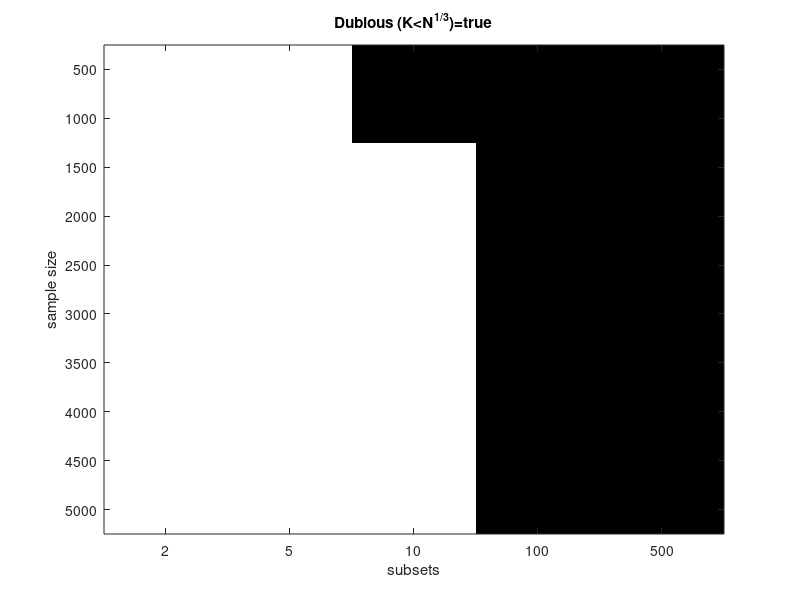
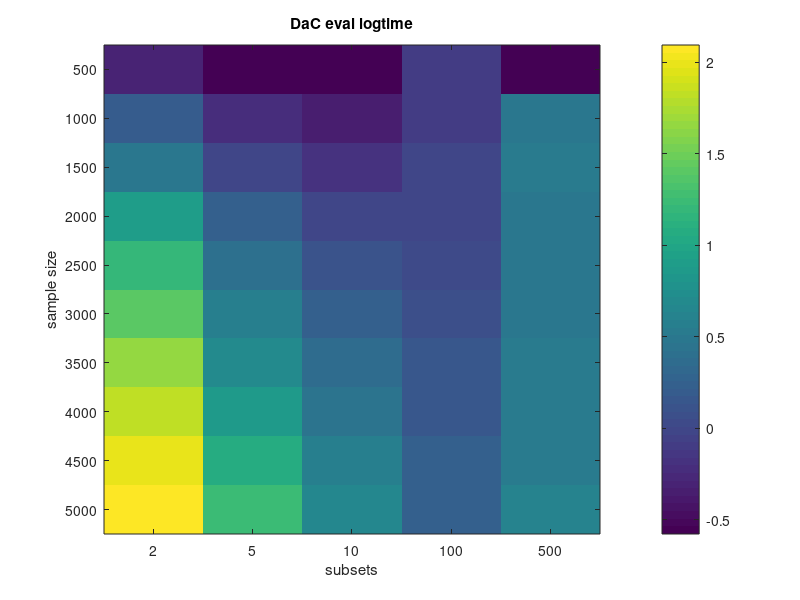
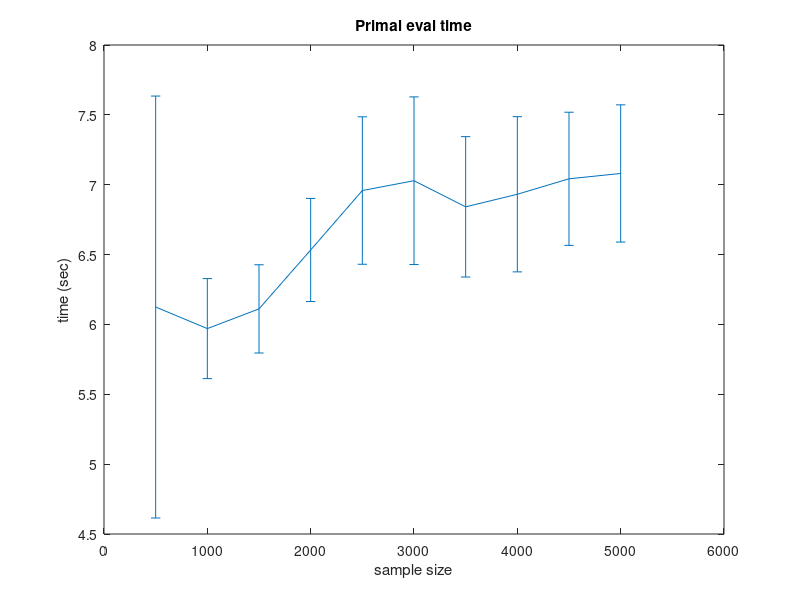
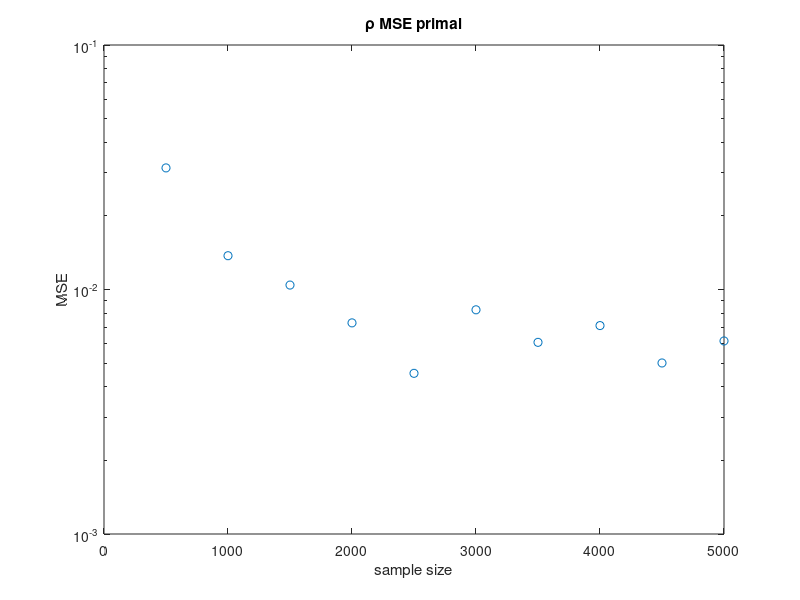

MATLAB code for these plots, in order:
%% plot hyperparameter results

clear all;close all;
load('simout/Hyperpar_range');%'tprimal','tdual','hprsP','hprsD','sampszs','subsets','rho','signse','flagD','nk'

%% Plot conditions that do not meet subset sampling criterion of
figure;imagesc(squeeze(flagD(1,:,:)))
xticklabels   = cell(1,numel(subsets));
yticklabels = cell(1,numel(sampszs));
ylabel('sample size');xlabel('subsets')
title('Dubious (K<N^{1/3})=true')
for i = 1:numel(subsets);xticklabels{i} = num2str(subsets(i));end
for i = 1:numel(sampszs);yticklabels{i} = num2str(sampszs(i));end

set(gca,'XTick',1:numel(subsets))
set(gca,'YTick',1:numel(sampszs))
set(gca,'Xticklabel',xticklabels)
set(gca,'Yticklabel',yticklabels)
set(gca,'ydir','reverse')
colormap gray
%% plot time for evaluation
mtdual = squeeze(mean(tdual,1));
mtprimal = mean(tprimal,1);
figure;imagesc(log10(mtdual));set(gca,'YDir','reverse');
title('DaC eval logtime')
ylabel('sample size');xlabel('subsets')
colorbar

set(gca,'XTick',1:numel(subsets))
set(gca,'YTick',1:numel(sampszs))
set(gca,'Xticklabel',xticklabels)
set(gca,'Yticklabel',yticklabels)


figure;errorbar(sampszs,mtprimal,2*std(tprimal,0,1)./sqrt(numel(sampszs)))
title('Primal eval time')
ylabel('time (sec)');xlabel('sample size')


%% plot MSE

% For primal
rhohats = squeeze(hprsP(1,:,:));
signsehats = squeeze(hprsP(2,:,:));
rhoMSEP = mean((rhohats-ones(size(rhohats))*rho).^2,1);
signseMSe = mean((signsehats-ones(size(signsehats))*signse).^2,1);

figure;semilogy(sampszs,rhoMSEP,'o')
xlabel('sample size');ylabel('MSE')
title('\rho MSE primal')
figure;semilogy(sampszs,signseMSe,'o')
xlabel('sample size');ylabel('MSE')
title('\sigma^2 MSE primal')


% For Dual
rhohats = squeeze(hprsD(1,:,:,:));
signsehats = squeeze(hprsD(2,:,:,:));
rhoMSEP = squeeze(mean((rhohats-ones(size(rhohats))*rho).^2,1));
signseMSe = squeeze(mean((signsehats-ones(size(signsehats))*signse).^2,1));

figure;imagesc(log10(rhoMSEP))
title('log_{10}MSE(\rho)  dual')
ylabel('sample size');xlabel('subsets')
set(gca,'XTick',1:numel(subsets))
set(gca,'YTick',1:numel(sampszs))
set(gca,'Xticklabel',xticklabels)
set(gca,'Yticklabel',yticklabels)
colorbar

figure;imagesc(log10(signseMSe))
title('log_{10}MSE(\sigma^2) dual')
ylabel('sample size');xlabel('subsets')
set(gca,'XTick',1:numel(subsets))
set(gca,'YTick',1:numel(sampszs))
set(gca,'Xticklabel',xticklabels)
set(gca,'Yticklabel',yticklabels)
colorbar

%% plot bias

% For primal
rhohats = squeeze(hprsP(1,:,:));
rhoSD = std(rhohats,0,1);
% signseVar = sqrt(mean((signsehats-mean(signsehats).^2,1));

figure;errorbar(sampszs,mean(rhohats,1),rhoSD)
hold on
% for dual
rhohats = squeeze(hprsD(1,:,:,:));
rhoSD = squeeze(std(rhohats,0,1));
mrho  = squeeze(mean(rhohats,1));
for k = 1:numel(subsets)-2
    errorbar(sampszs,mrho(:,k),rhoSD(:,k))
end
legend('primal','2','5','10','100','500')
title('\rho')
plot([sampszs(1) sampszs(end)],[rho rho],'k')
hold off


sighats = (squeeze(hprsP(2,:,:)));
sigSD = std(sighats,0,1);
figure;errorbar(sampszs,mean(sighats,1),sigSD)
hold on
% for dual
sighats = squeeze(hprsD(2,:,:,:));
sigSD = squeeze(std(sighats,0,1));
msig  = squeeze(mean(sighats,1));
for k = 1:numel(subsets)-2
    errorbar(sampszs,msig(:,k),sigSD(:,k))
end
legend('primal','2','5','10','100','500')
title('\sigma^2')
plot([sampszs(1) sampszs(end)],[signse signse].^2,'k')
hold off


rhohats = squeeze(hprsP(1,:,:));
rhoSD = std(rhohats,0,1);
sighats = (squeeze(hprsP(2,:,:)));
sigSD = std(sighats,0,1);
lambhats = rhohats./sighats;
lambSD = squeeze(std(lambhats,0,1));
mlamb = squeeze(mean(lambhats,1));
figure;errorbar(sampszs,mlamb,lambSD)
hold on
rhohats = squeeze(hprsD(1,:,:,:));
sighats = (squeeze(hprsD(2,:,:,:)));
lambhats = rhohats./sighats;
lambSD = squeeze(std(lambhats,0,1));
mlamb = squeeze(mean(lambhats,1));
for k = 1:numel(subsets)-2
    errorbar(sampszs,mlamb(:,k),lambSD(:,k))
end
legend('primal','2','5','10','100','500')
title('\lambda')
plot([sampszs(1) sampszs(end)],[rho/signse^2 rho/signse^2],'k')
hold off
ylim([-10 10])